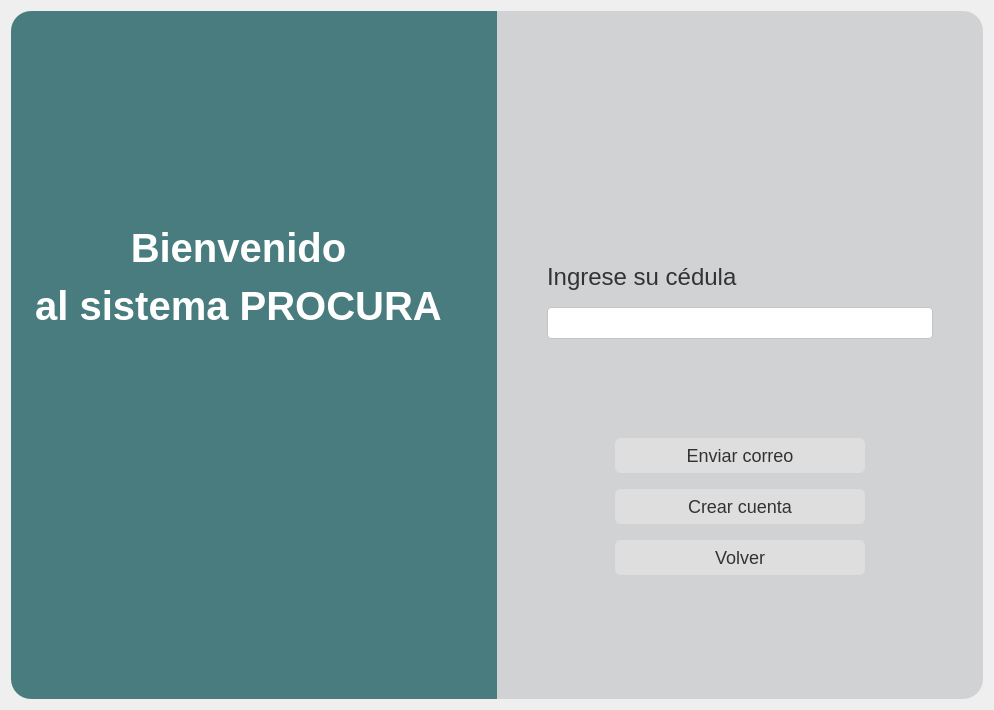
<?xml version="1.0" encoding="UTF-8"?>
<ui version="4.0">
 <class>Form</class>
 <widget class="QWidget" name="Form">
  <property name="geometry">
   <rect>
    <x>0</x>
    <y>0</y>
    <width>994</width>
    <height>710</height>
   </rect>
  </property>
  <property name="windowTitle">
   <string>Form</string>
  </property>
  <property name="styleSheet">
   <string notr="true">QWidget {
    font-family: Arial;
}

#login {
    background: #F0F6F9;
}


#panelIzquierdo {
    background: #487c7e;
    border-top-left-radius: 20px;
    border-bottom-left-radius: 20px;
}

#labelTitulo {
	color: white;
    font-size: 40px;
    font-weight: bold;
}

#panelDerecho{
    background: #d1d2d4;
    border-top-right-radius: 20px;
    border-bottom-right-radius: 20px;
}

QLineEdit {
    background: white;
    border-radius: 4px;
    padding: 6px;
    border: 1px solid #c4c4c4;
    font-size: 14px;
}

QLineEdit:focus {
    border: 1px solid #487c7e;
}

QLabel {
    color: #333;
    font-size: 24px;
}

#labelLink{
    color: #4054d6;
    font-size: 13px;
}
#labelLink:hover {
    text-decoration: underline;
}

QPushButton {
    background: #dedede;
    color: #333;
    border-radius: 6px;
    padding: 7px;
    border: none;
    font-size: 18px;
}

QPushButton:hover {
    background: #cacaca;
}

QPushButton:pressed {
    background: #b5b5b5;
}</string>
  </property>
  <layout class="QHBoxLayout" name="horizontalLayout_2">
   <item>
    <layout class="QHBoxLayout" name="horizontalLayout">
     <property name="spacing">
      <number>0</number>
     </property>
     <item>
      <widget class="QWidget" name="panelIzquierdo" native="true">
       <layout class="QVBoxLayout" name="verticalLayout_2" stretch="0,1,3,3">
        <property name="leftMargin">
         <number>20</number>
        </property>
        <property name="topMargin">
         <number>20</number>
        </property>
        <property name="rightMargin">
         <number>50</number>
        </property>
        <property name="bottomMargin">
         <number>40</number>
        </property>
        <item>
         <widget class="QLabel" name="labelLogo">
          <property name="maximumSize">
           <size>
            <width>200</width>
            <height>200</height>
           </size>
          </property>
          <property name="text">
           <string/>
          </property>
          <property name="pixmap">
           <pixmap>../../../Downloads/logo.png</pixmap>
          </property>
          <property name="scaledContents">
           <bool>true</bool>
          </property>
         </widget>
        </item>
        <item>
         <spacer name="verticalSpacer_3">
          <property name="orientation">
           <enum>Qt::Vertical</enum>
          </property>
          <property name="sizeHint" stdset="0">
           <size>
            <width>20</width>
            <height>40</height>
           </size>
          </property>
         </spacer>
        </item>
        <item alignment="Qt::AlignHCenter|Qt::AlignVCenter">
         <widget class="QLabel" name="labelTitulo">
          <property name="sizePolicy">
           <sizepolicy hsizetype="Minimum" vsizetype="Minimum">
            <horstretch>0</horstretch>
            <verstretch>0</verstretch>
           </sizepolicy>
          </property>
          <property name="text">
           <string>&lt;html&gt;&lt;head/&gt;&lt;body&gt;&lt;p&gt;Bienvenido&lt;/p&gt;&lt;p&gt;al sistema PROCURA&lt;/p&gt;&lt;/body&gt;&lt;/html&gt;</string>
          </property>
          <property name="alignment">
           <set>Qt::AlignCenter</set>
          </property>
         </widget>
        </item>
        <item>
         <spacer name="verticalSpacer_4">
          <property name="orientation">
           <enum>Qt::Vertical</enum>
          </property>
          <property name="sizeHint" stdset="0">
           <size>
            <width>20</width>
            <height>40</height>
           </size>
          </property>
         </spacer>
        </item>
       </layout>
      </widget>
     </item>
     <item>
      <widget class="QWidget" name="panelDerecho" native="true">
       <layout class="QVBoxLayout" name="verticalLayout" stretch="0,0,0,0,0,0,0">
        <property name="spacing">
         <number>16</number>
        </property>
        <property name="leftMargin">
         <number>50</number>
        </property>
        <property name="topMargin">
         <number>40</number>
        </property>
        <property name="rightMargin">
         <number>50</number>
        </property>
        <property name="bottomMargin">
         <number>40</number>
        </property>
        <item>
         <spacer name="verticalSpacer_5">
          <property name="orientation">
           <enum>Qt::Vertical</enum>
          </property>
          <property name="sizeHint" stdset="0">
           <size>
            <width>20</width>
            <height>40</height>
           </size>
          </property>
         </spacer>
        </item>
        <item alignment="Qt::AlignHCenter">
         <widget class="QLabel" name="labelIconUser">
          <property name="maximumSize">
           <size>
            <width>100</width>
            <height>100</height>
           </size>
          </property>
          <property name="text">
           <string/>
          </property>
          <property name="textFormat">
           <enum>Qt::AutoText</enum>
          </property>
          <property name="pixmap">
           <pixmap>../../../Downloads/user.svg</pixmap>
          </property>
          <property name="scaledContents">
           <bool>true</bool>
          </property>
         </widget>
        </item>
        <item>
         <spacer name="verticalSpacer_2">
          <property name="orientation">
           <enum>Qt::Vertical</enum>
          </property>
          <property name="sizeHint" stdset="0">
           <size>
            <width>20</width>
            <height>40</height>
           </size>
          </property>
         </spacer>
        </item>
        <item>
         <layout class="QVBoxLayout" name="verticalLayout_4">
          <property name="spacing">
           <number>16</number>
          </property>
          <item>
           <widget class="QLabel" name="labelCedula">
            <property name="text">
             <string>Ingrese su cédula</string>
            </property>
           </widget>
          </item>
          <item>
           <widget class="QLineEdit" name="lineEditCedula">
            <property name="sizePolicy">
             <sizepolicy hsizetype="Minimum" vsizetype="Fixed">
              <horstretch>0</horstretch>
              <verstretch>0</verstretch>
             </sizepolicy>
            </property>
            <property name="minimumSize">
             <size>
              <width>0</width>
              <height>0</height>
             </size>
            </property>
            <property name="baseSize">
             <size>
              <width>0</width>
              <height>-3968</height>
             </size>
            </property>
            <property name="alignment">
             <set>Qt::AlignLeading|Qt::AlignLeft|Qt::AlignVCenter</set>
            </property>
           </widget>
          </item>
         </layout>
        </item>
        <item>
         <spacer name="verticalSpacer">
          <property name="orientation">
           <enum>Qt::Vertical</enum>
          </property>
          <property name="sizeHint" stdset="0">
           <size>
            <width>20</width>
            <height>40</height>
           </size>
          </property>
         </spacer>
        </item>
        <item>
         <layout class="QVBoxLayout" name="verticalLayout_3">
          <property name="spacing">
           <number>16</number>
          </property>
          <item alignment="Qt::AlignHCenter">
           <widget class="QPushButton" name="buttonCorreo">
            <property name="minimumSize">
             <size>
              <width>250</width>
              <height>0</height>
             </size>
            </property>
            <property name="cursor">
             <cursorShape>PointingHandCursor</cursorShape>
            </property>
            <property name="text">
             <string>Enviar correo</string>
            </property>
           </widget>
          </item>
          <item alignment="Qt::AlignHCenter">
           <widget class="QPushButton" name="buttonCrear">
            <property name="minimumSize">
             <size>
              <width>250</width>
              <height>0</height>
             </size>
            </property>
            <property name="cursor">
             <cursorShape>PointingHandCursor</cursorShape>
            </property>
            <property name="text">
             <string>Crear cuenta</string>
            </property>
           </widget>
          </item>
          <item alignment="Qt::AlignHCenter">
           <widget class="QPushButton" name="buttonVolver">
            <property name="minimumSize">
             <size>
              <width>250</width>
              <height>0</height>
             </size>
            </property>
            <property name="cursor">
             <cursorShape>PointingHandCursor</cursorShape>
            </property>
            <property name="text">
             <string>Volver</string>
            </property>
           </widget>
          </item>
         </layout>
        </item>
        <item>
         <spacer name="verticalSpacer_6">
          <property name="orientation">
           <enum>Qt::Vertical</enum>
          </property>
          <property name="sizeHint" stdset="0">
           <size>
            <width>20</width>
            <height>40</height>
           </size>
          </property>
         </spacer>
        </item>
       </layout>
      </widget>
     </item>
    </layout>
   </item>
  </layout>
 </widget>
 <resources/>
 <connections/>
</ui>
